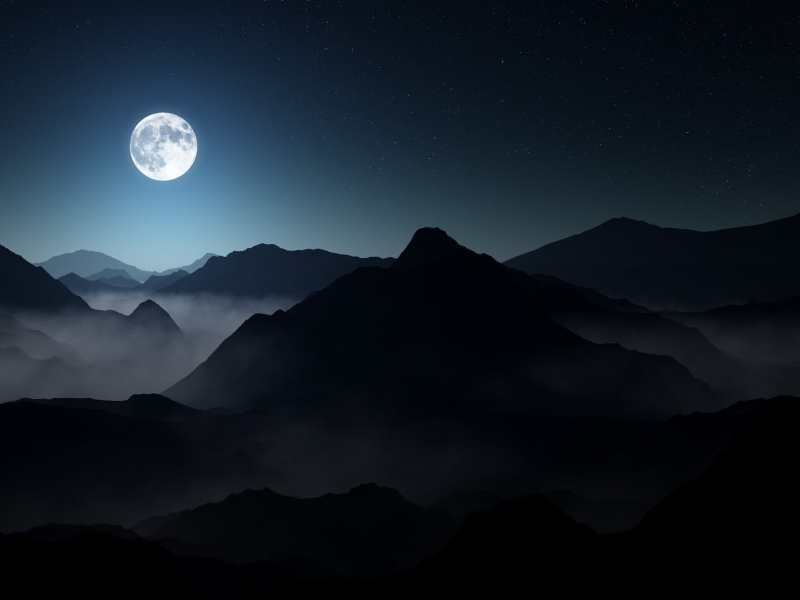
#> input picture moon.jpg, 800 x 600 px
$ jupyter execute 'Task 4.3.ipynb'
#> lines starting #> are read from the running program, lines starting #| are printed output that depends on the picture
[cell 1]
import cv2
import numpy

[cell 2]
ph1 = cv2.imread("moon.jpg")
#> ph1 is the input picture: shape (600, 800, 3); mean B, G, R 40.6, 30.8, 21.3

[cell 3]
cv2.imshow("hi", ph1)
cv2.waitKey()
cv2.destroyAllWindows()

[cell 4]
#ph1.shape

[cell 5]
new1 = ph1[0:250]
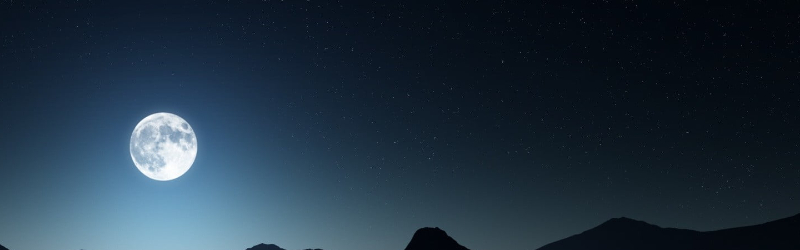
#> new1: shape (250, 800, 3); mean B, G, R 65.4, 50.4, 32.9

[cell 6]
#cv2.imshow("hi", new1)
#cv2.waitKey()
#cv2.destroyAllWindows()

[cell 7]
ph2 = cv2.imread("land.jpg")
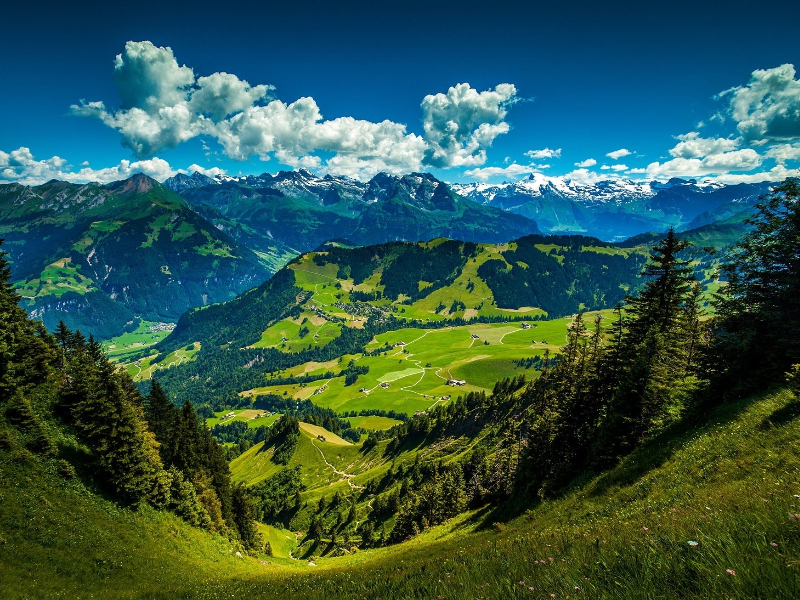
#> input picture land.jpg, 800 x 600 px
#> ph2 is the input picture: shape (600, 800, 3); mean B, G, R 76.5, 87.3, 48.3

[cell 8]
cv2.imshow("hi", ph2)
cv2.waitKey()
cv2.destroyAllWindows()

[cell 9]
#ph2.shape

[cell 10]
new2 = ph2[170:600]
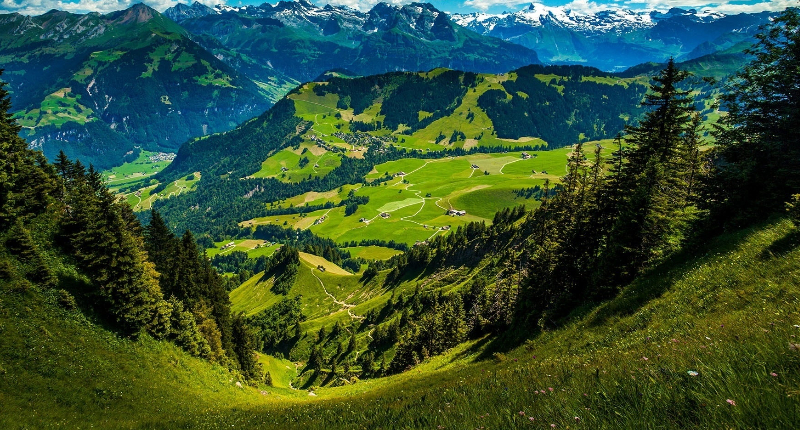
#> new2: shape (430, 800, 3); mean B, G, R 50.4, 79.2, 52.4

[cell 11]
#cv2.imshow("hi", new2)
#cv2.waitKey()
#cv2.destroyAllWindows()

[cell 12]
collage = numpy.vstack((new1, new2))
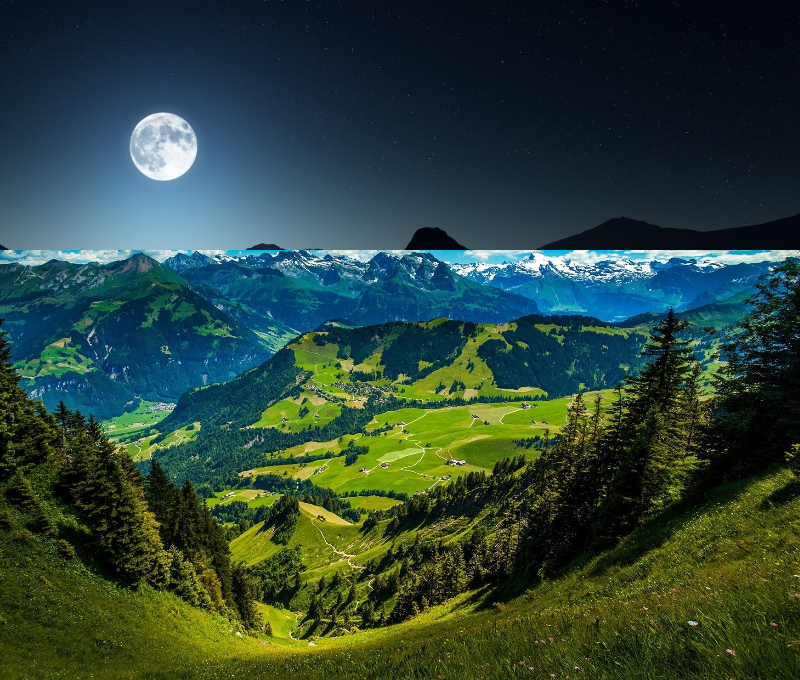
#> collage: shape (680, 800, 3); mean B, G, R 55.9, 68.6, 45.2
